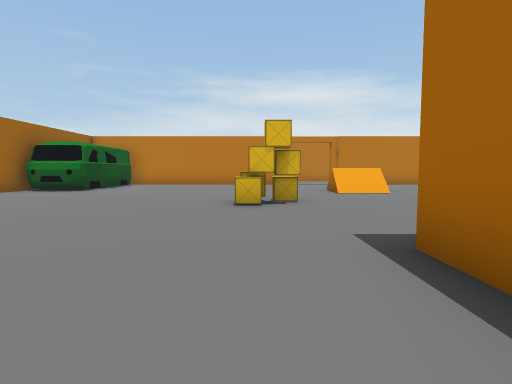
[1] (above)

24 first-person views from a walk through a Unity game level. The camera is 1.3 m above the floor, tilts 4° down and sees 80° across. The floor is counted in squares, 2 m on a side. Each view is taken from the middle of a square. On the plan, view 1 faces up. The plan holds only what a view shows up to about 10 squares ahead; the rest is blank. The place goes on beyond the plan. The player character is not drawn. Some surface patterns are stand-ins.

[2]
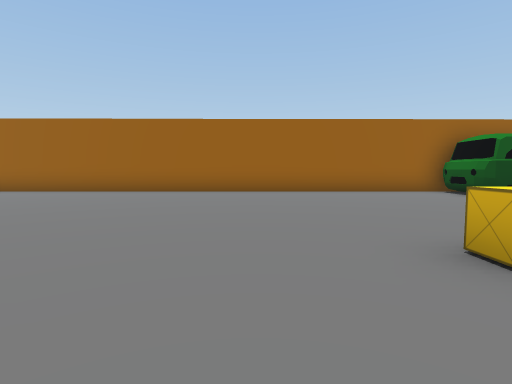

[3]
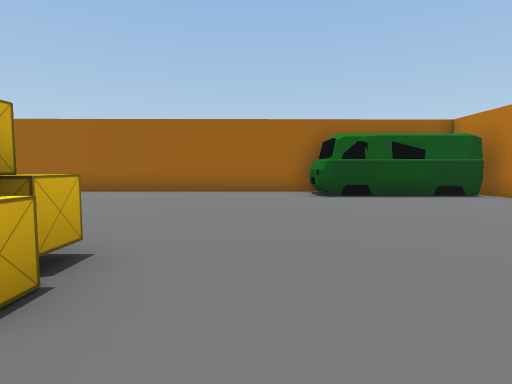

[4]
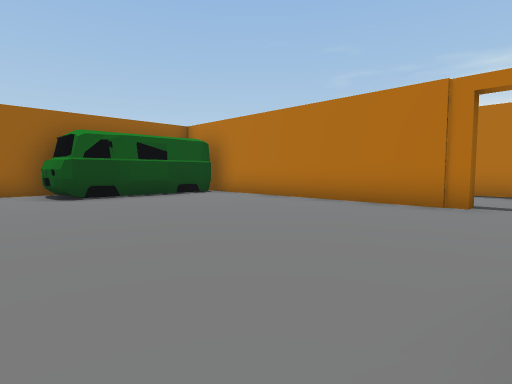

[5]
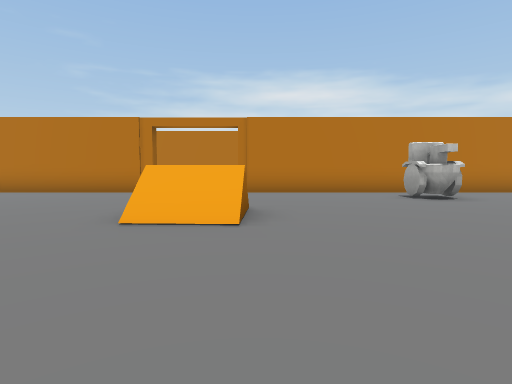

[6]
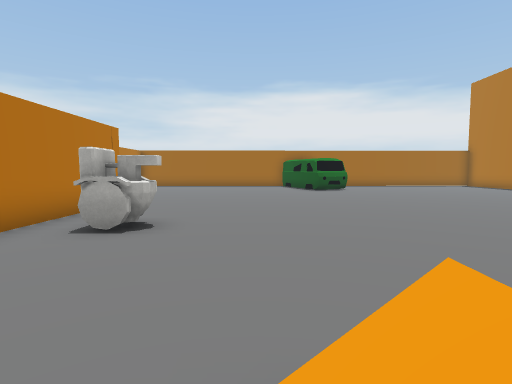

[7]
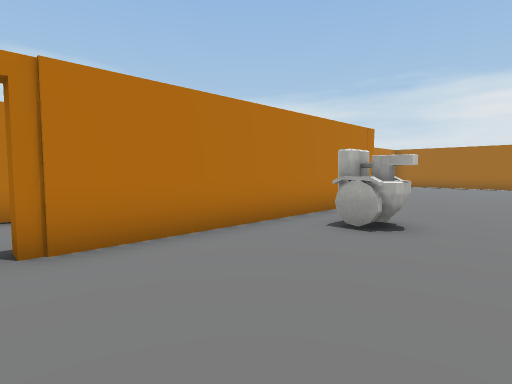

[8]
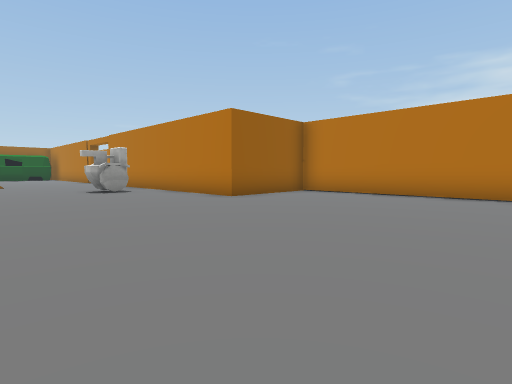

[9]
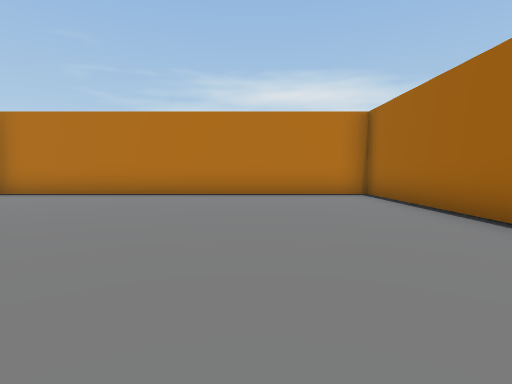

[10]
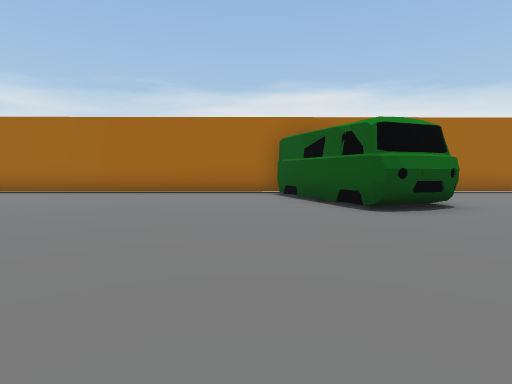

[11]
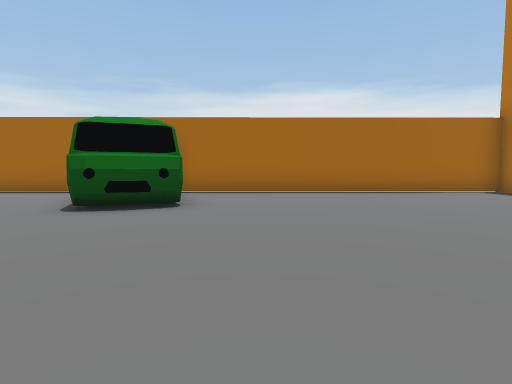

[12]
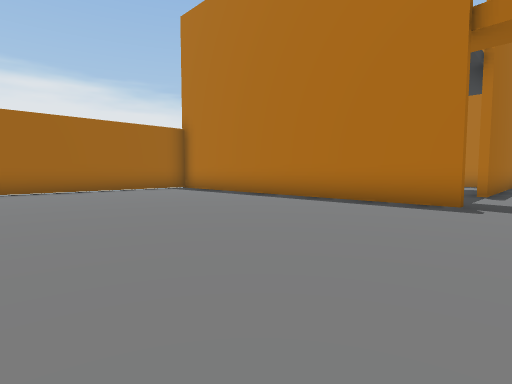

[13]
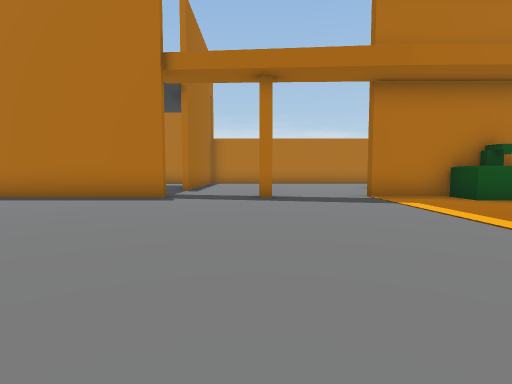

[14]
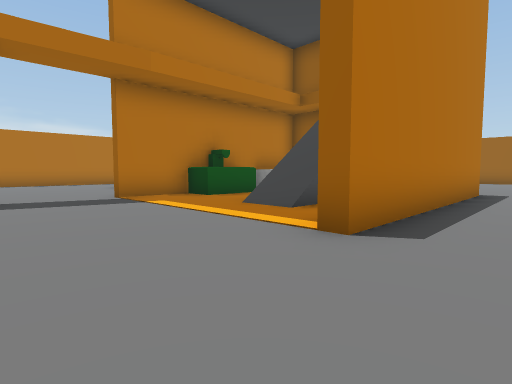

[15]
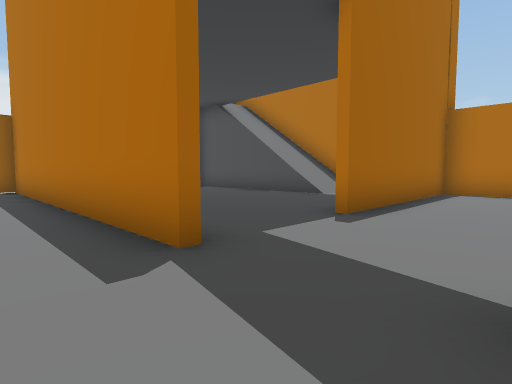

[16]
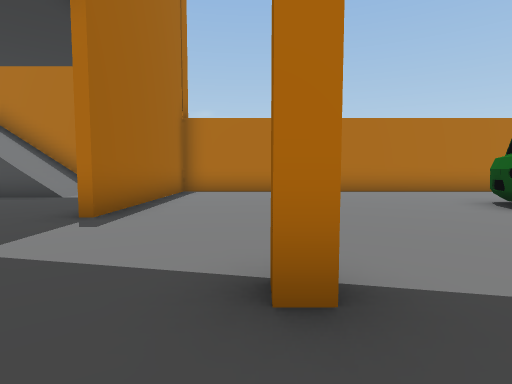

[17]
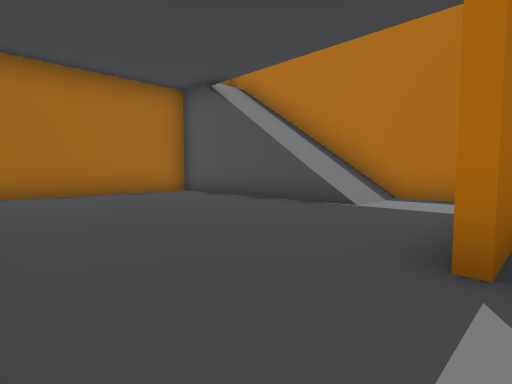

[18]
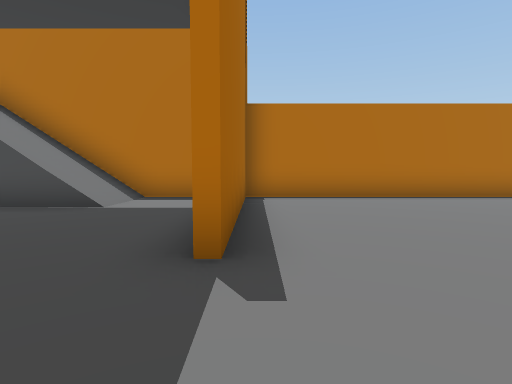

[19]
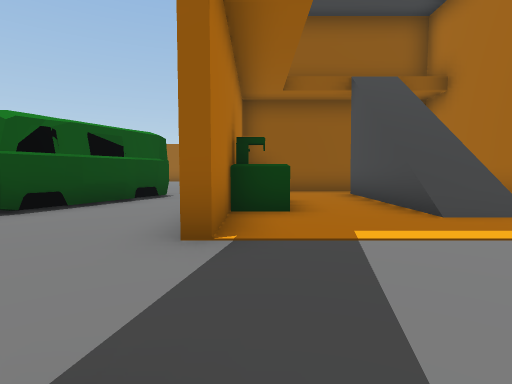

[20]
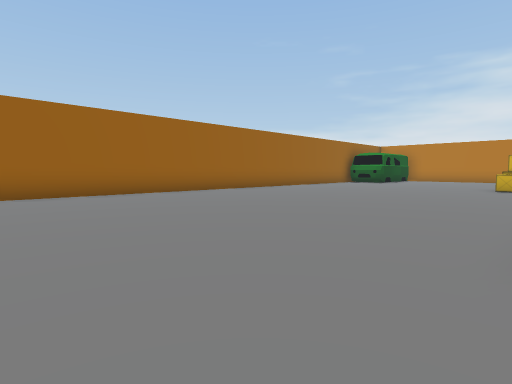

[21]
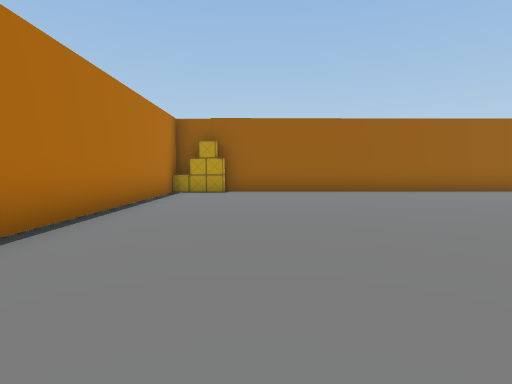

[22]
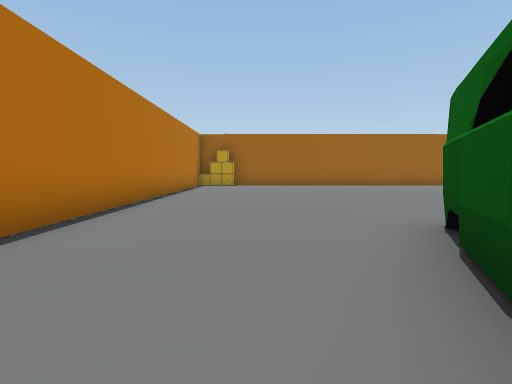

[23]
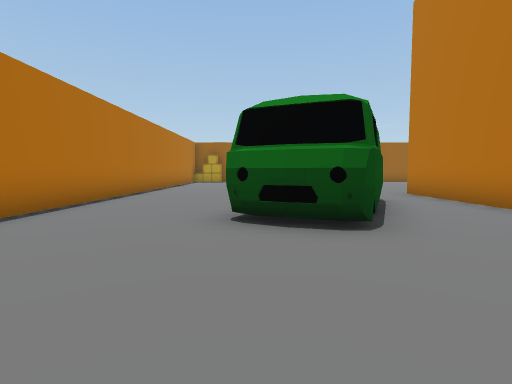

[24]
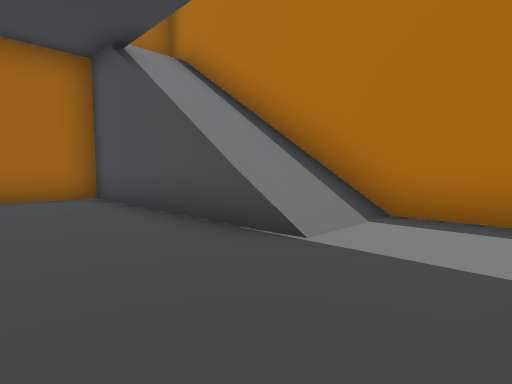

### Floor plan
Key: @ floor where view 1 was taken; # wall or solid block; . floor; / step, stairs or slope; R robot; H house; O other object.
Columns run from 8 left of view 1 to 23 right of it. Each row starts with its distance up from view 1.
 18         ##  #       ###########
 17          .  .       #.........#
 16          . ..       #.........#
 15          . ..       #.........#
 14   #######. .#########.........#
 13   #...........................#
 12   #.............R.............#
 11   #...........................#
 10 ###........//.................#
  9 #..........//.................#
  8 #...........................###
  7 #........O............ ...### #
  6 #.......OO.... ....... ...## .#
  5 #............    .............#
  4 #..........   ................#
  3 #.............................#
  2 #.........#######.............#
  1 #.........#/////..............#
  0 #.......@.#/////..............##
 -1 #.........#....................#
 -2 #.........#....................#
 -3 #.........HH.HH................#
 -4 #..........######..#..##########
 -5 #.............................#
 -6 #..........###................#
 -7 #..........####......#........#
 -8 #............##......#........#
 -9 #....................#........#
-10 #O...................#..//// /#
-11 #O...................#..//////#
-12 ###############################

Positions as (right, up) in squares from view 1, and headings:
1: (0, 0), facing up
2: (2, 4), facing left
3: (2, 8), facing left
4: (2, 8), facing up-left
5: (4, 5), facing up
6: (3, 10), facing right
7: (3, 10), facing up-right
8: (18, 9), facing up-left
9: (19, 9), facing up
10: (13, 9), facing right
11: (13, 4), facing right
12: (12, 3), facing down-right
13: (11, 4), facing down
14: (11, 4), facing down-left
15: (11, -2), facing down-right
16: (11, -2), facing down
17: (13, -4), facing down-right
18: (13, -4), facing down
19: (11, -3), facing left
20: (1, -6), facing up-left
21: (2, -9), facing left
22: (6, -9), facing left
23: (10, -8), facing left
24: (14, -7), facing down-right
